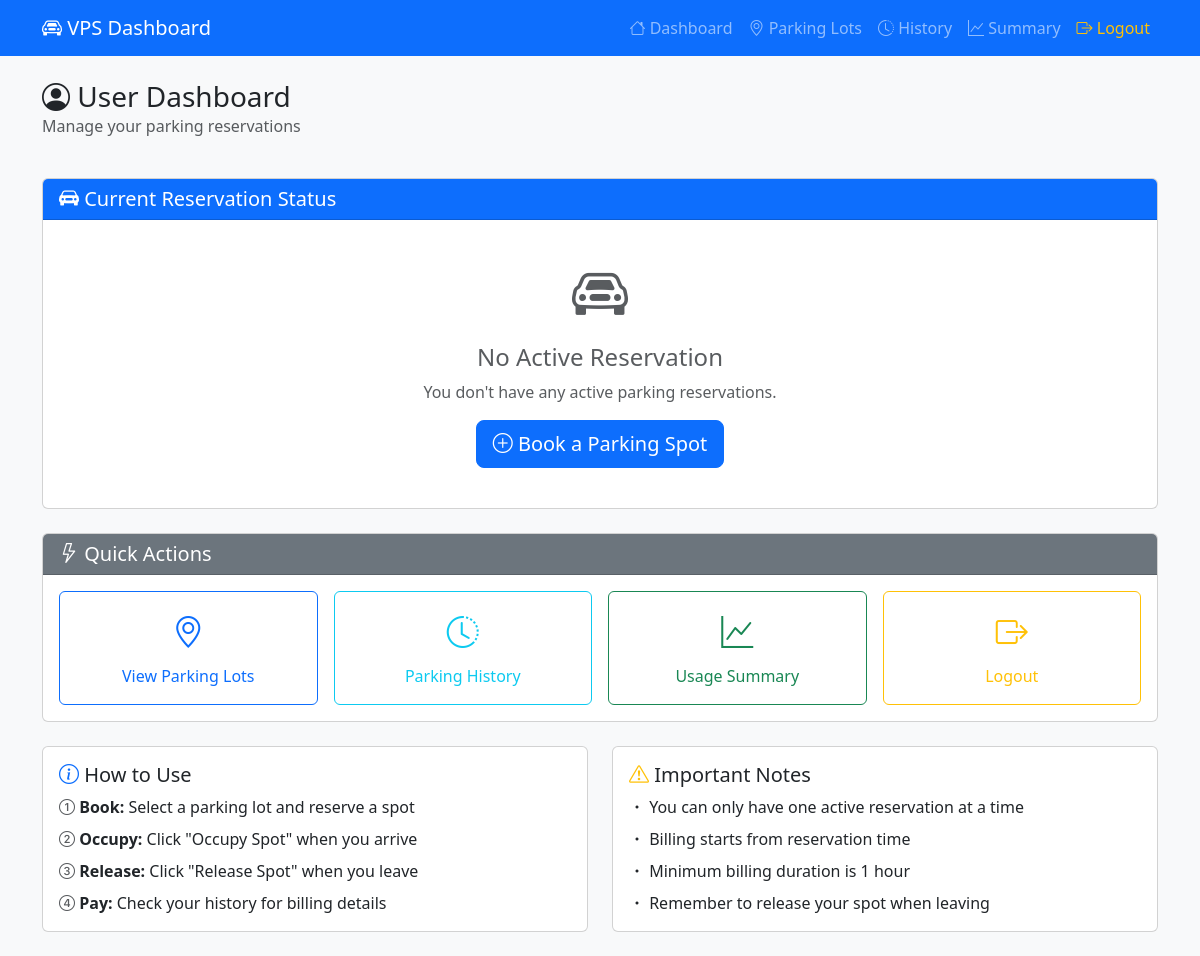
The page /dashboard (signed in) on the database as committed earlier.
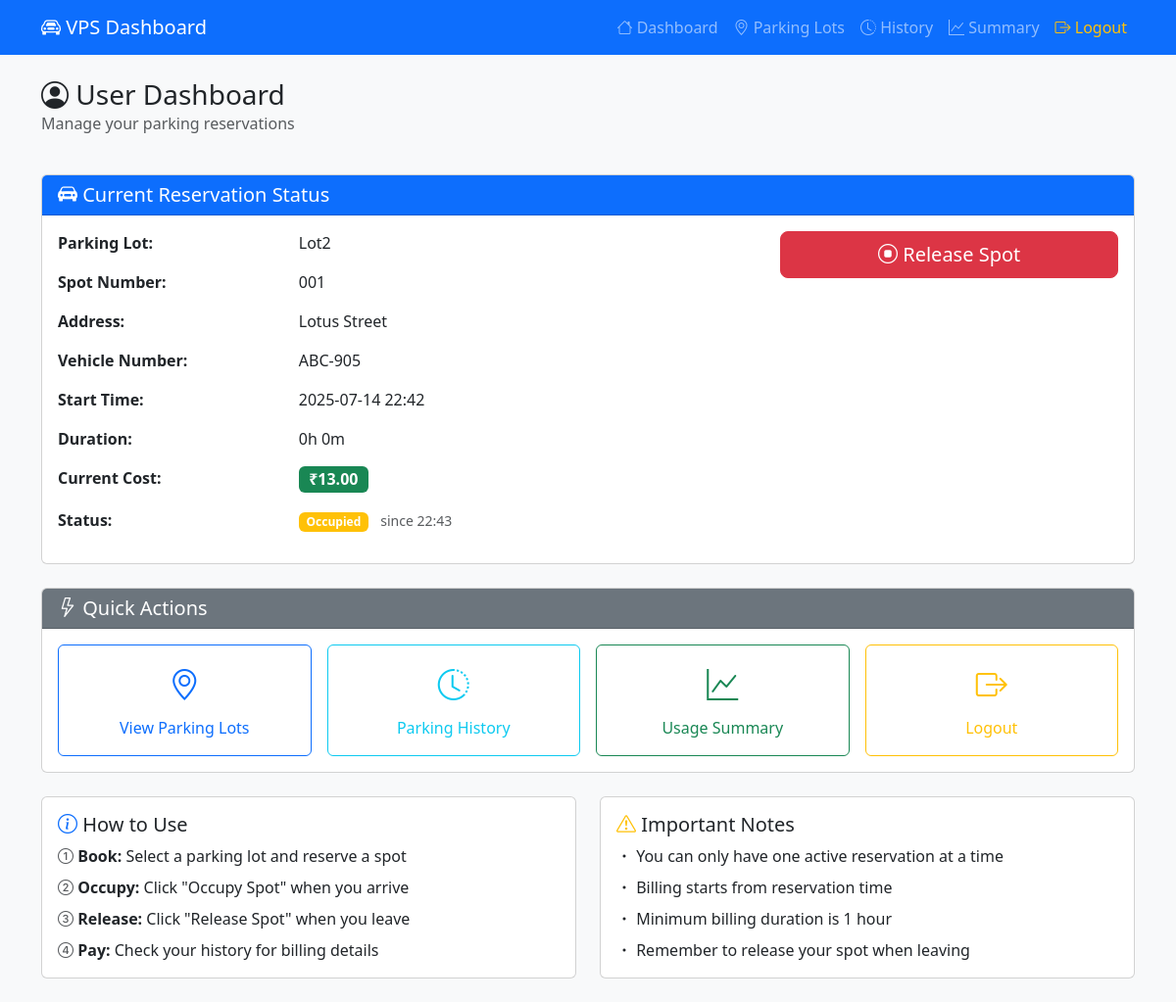
The same page on the database as committed later.
### models/models.py (models this page shows, shortened)
class ParkingLot(Base):
    __tablename__ = "parking_lots"
    id = Column(Integer, primary_key=True)
    name = Column(String, nullable=False)
    address_line_1 = Column(String, nullable=False)
    address_line_2 = Column(String)
    address_line_3 = Column(String)
    pin_code = Column(String(10), nullable=False)
    price_per_hour = Column(Numeric(10, 2), nullable=False)
    number_of_spots = Column(Integer, nullable=False)
    spots = relationship(
        "ParkingSpot", back_populates="parking_lot", cascade="all, delete-orphan"
    )

class ParkingSpot(Base):
    __tablename__ = "parking_spots"
    id = Column(Integer, primary_key=True)
    spot_number = Column(String, nullable=False)
    status = Column(PgEnum(SpotStatus), default=SpotStatus.AVAILABLE, nullable=False)
    parking_lot_id = Column(Integer, ForeignKey("parking_lots.id"), nullable=False)
    parking_lot = relationship("ParkingLot", back_populates="spots")
    reservations = relationship(
        "Reservation", back_populates="parking_spot", cascade="all, delete-orphan"
    )

class Reservation(Base):
    __tablename__ = "reservations"
    id = Column(Integer, primary_key=True)
    user_id = Column(Integer, ForeignKey("users.id"), nullable=False)
    parking_spot_id = Column(Integer, ForeignKey("parking_spots.id"), nullable=False)
    vehicle_number = Column(String, nullable=False)
    start_time = Column(DateTime, default=datetime.utcnow, nullable=False)
    occupy_time = Column(DateTime, nullable=True)
    end_time = Column(DateTime, nullable=True)
    user = relationship("User", back_populates="reservations")
    parking_spot = relationship("ParkingSpot", back_populates="reservations")

### app.py (the view)
@app.route("/dashboard")
@login_required
@role_required("user")
def user_dashboard():
    with SessionLocal() as db:
        active_reservation = (
            db.query(Reservation)
            .filter_by(user_id=session["user_id"], end_time=None)
            .options(selectinload(Reservation.parking_spot)
                    .selectinload(ParkingSpot.parking_lot))
            .first()
        )
        current_cost = 0
        if active_reservation:
            current_cost = calculate_cost(active_reservation)
        return render_template("user_dashboard.html",
                             current_reservation=active_reservation,
                             current_cost=current_cost)

### app.py (called while the page is built)
def calculate_cost(reservation):
    if not reservation.end_time:
        current_time = datetime.now()
    else:
        current_time = reservation.end_time
    session_duration = current_time - reservation.start_time
    total_hours = max(1, session_duration.total_seconds() / 3600)
    hourly_rate = float(reservation.parking_spot.parking_lot.price_per_hour)
    total_fee = round(total_hours * hourly_rate, 2)
    return total_fee

def format_duration(start_time, end_time=None):
    if not end_time:
        end_time = datetime.now()
    duration = end_time - start_time
    total_minutes = int(duration.total_seconds() / 60)
    if total_minutes > 0:
        hours = total_minutes // 60
        minutes = total_minutes % 60
        return f"{hours}h {minutes}m"
    else:
        return "0h 0m"

def login_required(view_function):
    @wraps(view_function)
    def authentication_wrapper(*args, **kwargs):
        if "user_id" not in session:
            flash("Authentication required. Please log in to continue.")
            return redirect(url_for("login"))
        return view_function(*args, **kwargs)
    return authentication_wrapper

### templates/user_dashboard.html (shortened to what the changed rows need)
<!DOCTYPE html>
<html lang="en">
<head>
    <link href="https://cdn.jsdelivr.net/npm/bootstrap@5.3.0/dist/css/bootstrap.min.css" rel="stylesheet">
    <link href="https://cdn.jsdelivr.net/npm/bootstrap-icons@1.10.0/font/bootstrap-icons.css" rel="stylesheet">
</head>
<body class="bg-light">
    <div class="container mt-4">
        <div class="row mb-4">
            <div class="col-12">
                <h1 class="h3 mb-0">
                    <i class="bi bi-person-circle"></i> User Dashboard
                </h1>
            </div>
        </div>
        <div class="row mb-4">
            <div class="col-12">
                <div class="card">
                    <div class="card-body">
                        {% if current_reservation %}
                            <div class="row">
                                <div class="col-12 col-md-8">
                                    <div class="row mb-3">
                                        <div class="col-sm-4"><strong>Parking Lot:</strong></div>
                                        <div class="col-sm-8">{{ current_reservation.parking_spot.parking_lot.name }}</div>
                                    </div>
                                    <div class="row mb-3">
                                        <div class="col-sm-4"><strong>Spot Number:</strong></div>
                                        <div class="col-sm-8">{{ current_reservation.parking_spot.spot_number }}</div>
                                    </div>
                                    <div class="row mb-3">
                                        <div class="col-sm-4"><strong>Address:</strong></div>
                                        <div class="col-sm-8">{{ current_reservation.parking_spot.parking_lot.address_line_1 }}</div>
                                    </div>
                                    <div class="row mb-3">
                                        <div class="col-sm-4"><strong>Vehicle Number:</strong></div>
                                        <div class="col-sm-8">{{ current_reservation.vehicle_number }}</div>
                                    </div>
                                    <div class="row mb-3">
                                        <div class="col-sm-4"><strong>Start Time:</strong></div>
                                        <div class="col-sm-8">{{ current_reservation.start_time.strftime('%Y-%m-%d %H:%M') }}</div>
                                    </div>
                                    <div class="row mb-3">
                                        <div class="col-sm-4"><strong>Duration:</strong></div>
                                        <div class="col-sm-8">{{ format_duration(current_reservation.start_time) }}</div>
                                    </div>
                                    <div class="row mb-3">
                                        <div class="col-sm-4"><strong>Current Cost:</strong></div>
                                        <div class="col-sm-8">
                                            <span class="badge bg-success fs-6">₹{{ "%.2f"|format(current_cost) }}</span>
                                        </div>
                                    </div>
                                    <div class="row mb-3">
                                        <div class="col-sm-4"><strong>Status:</strong></div>
                                        <div class="col-sm-8">
                                            {% if current_reservation.occupy_time %}
                                                <span class="badge bg-warning">Occupied</span>
                                                <small class="text-muted ms-2">since {{ current_reservation.occupy_time.strftime('%H:%M') }}</small>
                                            {% else %}
                                                <span class="badge bg-info">Reserved</span>
                                            {% endif %}
                                        </div>
                                    </div>
                                </div>
                                <div class="col-12 col-md-4 mt-3 mt-md-0">
                                    <div class="text-center">
                                        {% if not current_reservation.occupy_time %}
                                            <form method="POST" action="{{ url_for('occupy_spot', reservation_id=current_reservation.id) }}" class="mb-2">
                                                <div class="mb-2">
                                                    <input type="text" name="vehicle_number" class="form-control" placeholder="Enter Vehicle Number" required value="{{ current_reservation.vehicle_number }}">
                                                </div>
                                                <button type="submit" class="btn btn-success btn-lg w-100">
                                                    <i class="bi bi-play-circle"></i> Occupy Spot
                                                </button>
                                            </form>
                                        {% else %}
                                            <form method="POST" action="{{ url_for('release_spot', reservation_id=current_reservation.id) }}">
                                                <button type="submit" class="btn btn-danger btn-lg w-100">
                                                    <i class="bi bi-stop-circle"></i> Release Spot
                                                </button>
                                            </form>
                                        {% endif %}
                                    </div>
                                </div>
                            </div>
                        {% else %}
                            <div class="text-center py-4">
                                <i class="bi bi-car-front display-4 text-muted"></i>
                                <h4 class="mt-3 text-muted">No Active Reservation</h4>
                                <p class="text-muted">You don't have any active parking reservations.</p>
                                <a href="{{ url_for('user_view_lots') }}" class="btn btn-primary btn-lg">
                                    <i class="bi bi-plus-circle"></i> Book a Parking Spot
                                </a>
                            </div>
                        {% endif %}
                    </div>
                </div>
            </div>
        </div>
    </div>
</body>
</html>

Rows that differ between the two databases and show on the page:
added ParkingLot: parking_spot.parking_lot.name "Lot2", parking_spot.parking_lot.address_line_1 "Lotus Street"
added ParkingSpot: parking_spot.spot_number "001"
added Reservation: vehicle_number "ABC-905", start_time "2025-07-14 22:42", start_time "0h 0m", occupy_time "22:43"
Other text that changed with them:
{{ "%.2f"|format(current_cost) }}: (not shown) → "13.00"
text no longer shown: "No Active Reservation You don't have any active parking reservations. Book a Parking Spot"
text now shown: "Parking Lot: Spot Number: Address: Vehicle Number: Start Time: Duration: Current Cost: ₹ Status: Occupied since Release Spot"
